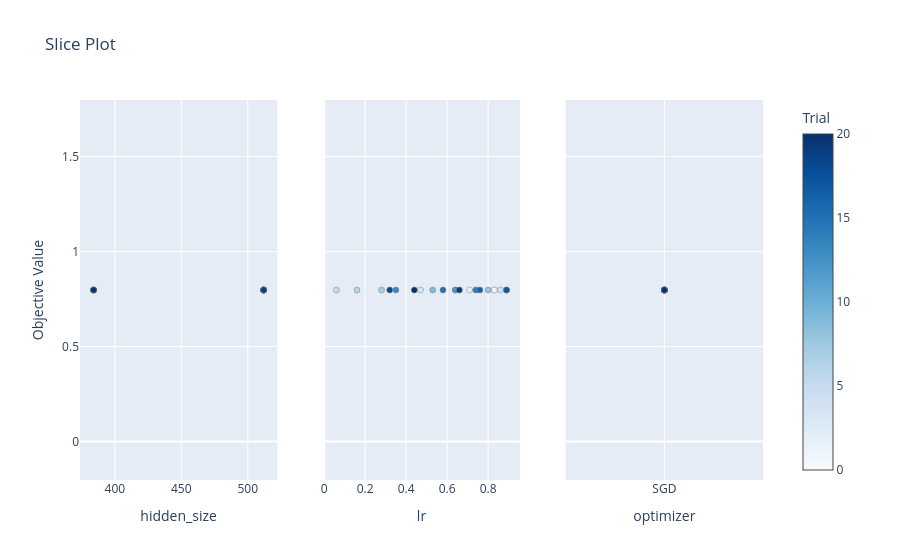

The cell this chart's notebook holds for it:
### Code cell
optuna.visualization.plot_slice(study)

### Figure 1 — Plotly figure (JSON) as saved in the notebook; plotly's stock layout.template omitted (floating-point values rounded to 4 significant figures)
{"data": [{"marker": {"color": [0, 1, 2, 3, 4, 5, 6, 7, 8, 9, 10, 11, 12, 13, 14, 15, 16, 17, 18, 19, 20], "colorbar": {"title": {"text": "Trial"}, "x": 1, "xpad": 40}, "colorscale": [[0, "rgb(247,251,255)"], [0.125, "rgb(222,235,247)"], [0.25, "rgb(198,219,239)"], [0.375, "rgb(158,202,225)"], [0.5, "rgb(107,174,214)"], [0.625, "rgb(66,146,198)"], [0.75, "rgb(33,113,181)"], [0.875, "rgb(8,81,156)"], [1, "rgb(8,48,107)"]], "line": {"color": "Grey", "width": 0.5}, "showscale": true}, "mode": "markers", "name": "Feasible Trial", "showlegend": false, "type": "scatter", "x": [512, 512, 384, 512, 512, 512, 384, 512, 512, 512, 384, 512, 512, 512, 384, 512, 512, 384, 512, 512, 384], "xaxis": "x", "y": [0.7977, 0.7977, 0.7977, 0.7977, 0.7977, 0.7977, 0.7977, 0.7977, 0.7977, 0.7977, 0.7977, 0.7977, 0.7977, 0.7977, 0.7977, 0.7977, 0.7977, 0.7977, 0.7977, 0.7977, 0.7977], "yaxis": "y"}, {"marker": {"color": [0, 1, 2, 3, 4, 5, 6, 7, 8, 9, 10, 11, 12, 13, 14, 15, 16, 17, 18, 19, 20], "colorbar": {"title": {"text": "Trial"}, "x": 1, "xpad": 40}, "colorscale": [[0, "rgb(247,251,255)"], [0.125, "rgb(222,235,247)"], [0.25, "rgb(198,219,239)"], [0.375, "rgb(158,202,225)"], [0.5, "rgb(107,174,214)"], [0.625, "rgb(66,146,198)"], [0.75, "rgb(33,113,181)"], [0.875, "rgb(8,81,156)"], [1, "rgb(8,48,107)"]], "line": {"color": "Grey", "width": 0.5}, "showscale": false}, "mode": "markers", "name": "Feasible Trial", "showlegend": false, "type": "scatter", "x": [0.83, 0.83, 0.71, 0.47, 0.86, 0.06, 0.16, 0.28, 0.8, 0.53, 0.64, 0.89, 0.64, 0.35, 0.74, 0.58, 0.76, 0.89, 0.32, 0.66, 0.44], "xaxis": "x2", "y": [0.7977, 0.7977, 0.7977, 0.7977, 0.7977, 0.7977, 0.7977, 0.7977, 0.7977, 0.7977, 0.7977, 0.7977, 0.7977, 0.7977, 0.7977, 0.7977, 0.7977, 0.7977, 0.7977, 0.7977, 0.7977], "yaxis": "y2"}, {"marker": {"color": [0, 1, 2, 3, 4, 5, 6, 7, 8, 9, 10, 11, 12, 13, 14, 15, 16, 17, 18, 19, 20], "colorbar": {"title": {"text": "Trial"}, "x": 1, "xpad": 40}, "colorscale": [[0, "rgb(247,251,255)"], [0.125, "rgb(222,235,247)"], [0.25, "rgb(198,219,239)"], [0.375, "rgb(158,202,225)"], [0.5, "rgb(107,174,214)"], [0.625, "rgb(66,146,198)"], [0.75, "rgb(33,113,181)"], [0.875, "rgb(8,81,156)"], [1, "rgb(8,48,107)"]], "line": {"color": "Grey", "width": 0.5}, "showscale": false}, "mode": "markers", "name": "Feasible Trial", "showlegend": false, "type": "scatter", "x": ["SGD", "SGD", "SGD", "SGD", "SGD", "SGD", "SGD", "SGD", "SGD", "SGD", "SGD", "SGD", "SGD", "SGD", "SGD", "SGD", "SGD", "SGD", "SGD", "SGD", "SGD"], "xaxis": "x3", "y": [0.7977, 0.7977, 0.7977, 0.7977, 0.7977, 0.7977, 0.7977, 0.7977, 0.7977, 0.7977, 0.7977, 0.7977, 0.7977, 0.7977, 0.7977, 0.7977, 0.7977, 0.7977, 0.7977, 0.7977, 0.7977], "yaxis": "y3"}], "layout": {"title": {"text": "Slice Plot"}, "xaxis": {"anchor": "y", "domain": [0, 0.2889], "title": {"text": "hidden_size"}}, "xaxis2": {"anchor": "y2", "domain": [0.3556, 0.6444], "title": {"text": "lr"}}, "xaxis3": {"anchor": "y3", "categoryarray": ["SGD"], "categoryorder": "array", "domain": [0.7111, 1], "title": {"text": "optimizer"}, "type": "category"}, "yaxis": {"anchor": "x", "domain": [0, 1], "title": {"text": "Objective Value"}}, "yaxis2": {"anchor": "x2", "domain": [0, 1], "matches": "y", "showticklabels": false}, "yaxis3": {"anchor": "x3", "domain": [0, 1], "matches": "y", "showticklabels": false}}}
